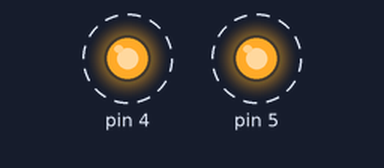
The sketch below on a simulated Arduino Uno, built with avr-gcc and run on an emulated ATmega328P. Parts: output pins drawn as LEDs (lit = HIGH). Dashed ring = blinking. What the sketch prints to the serial monitor is not drawn.

Above: at 0.1 s.
Timing chart, 0 to 3.0 s (numbered marks = the images above):
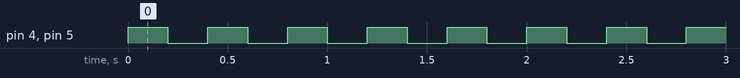

The sketch:

MR1_A.ino
```cpp
/*
 * Generated using BlocklyDuino:
 *
 * https://github.com/MediaTek-Labs/BlocklyDuino-for-LinkIt
 *
 * Date: Sat, 27 Jan 2018 06:54:07 GMT
 */


void setup()
{
  Serial.begin(115200);


  pinMode(4, OUTPUT);
  pinMode(5, OUTPUT);
}


void loop()
{
  Serial.println("開燈");
  digitalWrite(4, HIGH);
  digitalWrite(5, HIGH);
  delay(200);
  Serial.println("關燈");
  digitalWrite(4, LOW);
  digitalWrite(5, LOW);
  delay(200);
}
```

Measured:
- by itself, pin 4, pin 5: alternates HIGH for 0.20 s and LOW for 0.20 s
